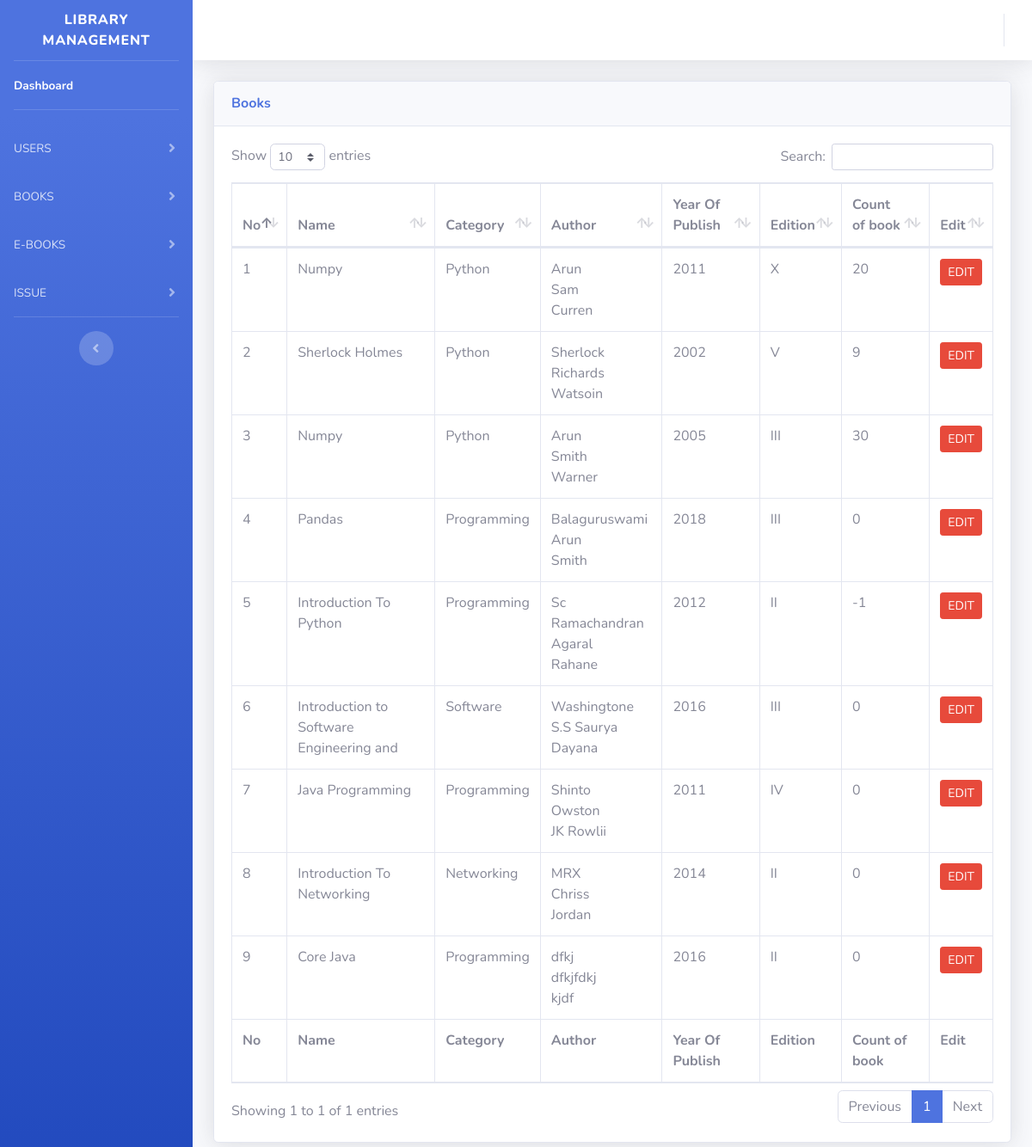
The app's page /templates/startbootstrap-sb-admin-2-gh-pages/admin_view Books.php (signed in) with its own data.
### tables this page shows
CREATE TABLE `book_table` (
  `book_id` int(10) NOT NULL,
  `category_id` int(10) NOT NULL,
  `book_title` varchar(40) NOT NULL,
  `book_author` varchar(40) NOT NULL,
  `second_author` varchar(40) NOT NULL,
  `third_author` varchar(40) NOT NULL,
  `book_count` int(20) NOT NULL,
  `year_of_publish` int(20) NOT NULL,
  `edition` varchar(20) NOT NULL,
  `isbn_no` int(20) NOT NULL,
  `book_status` varchar(20) NOT NULL
);

CREATE TABLE `book_category` (
  `category_id` int(10) NOT NULL,
  `category_name` varchar(40) NOT NULL,
  `status` varchar(20) NOT NULL
);

### templates/startbootstrap-sb-admin-2-gh-pages/admin_view Books.php (the view, shortened to what this page needs)
<?php
include('../startbootstrap-sb-admin-2-gh-pages/PHP/connection.php');
?>
<!DOCTYPE html>
<html lang="en">
<head>
    <link href="vendor/fontawesome-free/css/all.min.css" rel="stylesheet" type="text/css">
    <link href="css/sb-admin-2.min.css" rel="stylesheet">
     <link href="vendor/datatables/dataTables.bootstrap4.min.css" rel="stylesheet">
</head>
<body id="page-top">
    <div id="wrapper">
        <ul class="navbar-nav bg-gradient-primary sidebar sidebar-dark accordion" id="accordionSidebar">
            <a class="sidebar-brand d-flex align-items-center justify-content-center" href="Dashbord.php">
                <div class="sidebar-brand-text mx-3">Library Management </div>
            </a>
            <hr class="sidebar-divider my-0">
            <li class="nav-item active">
                <a class="nav-link" href="Dashbord.php">
                    <span>Dashboard</span></a>
            </li>
            <hr class="sidebar-divider">
            <li class="nav-item">
                <a class="nav-link collapsed" href="#" data-toggle="collapse" data-target="#collapseTwo"
                    aria-expanded="true" aria-controls="collapseTwo">
                    <span>USERS</span>
                </a>
            </li>
            <li class="nav-item">
                <a class="nav-link collapsed" href="#" data-toggle="collapse" data-target="#collapseUtilities"
                    aria-expanded="true" aria-controls="collapseUtilities">
                    <span>BOOKS</span>
                </a>
            </li>
            <li class="nav-item">
                <a class="nav-link collapsed" href="#" data-toggle="collapse" data-target="#One"
                    aria-expanded="true" aria-controls="collapseUtilities">
                    <span>E-BOOKS</span>
                </a>
            </li>
            <li class="nav-item">
                <a class="nav-link collapsed" href="#" data-toggle="collapse" data-target="#collapseUtilitie"
                    aria-expanded="true" aria-controls="collapseUtilities">
                    <span>ISSUE</span>
                </a>
            </li>
            <hr class="sidebar-divider">
            <div class="text-center d-none d-md-inline">
                <button class="rounded-circle border-0" id="sidebarToggle"></button>
            </div>
        </ul>
        <div id="content-wrapper" class="d-flex flex-column">
            <div id="content">
                <nav class="navbar navbar-expand navbar-light bg-white topbar mb-4 static-top shadow">
                    <ul class="navbar-nav ml-auto">
                    </ul>
                </nav>
                <div class="container-fluid">
                    <div class="card shadow mb-4">
                        <div class="card-header py-3">
                            <h6 class="m-0 font-weight-bold text-primary">Books</h6>
                        </div>
                        <div class="card-body">
                            <div class="table-responsive">
                                <table class="table table-bordered" id="dataTable" width="100%" cellspacing="0">
                                    <thead>
                                        <tr>
                                            <th>No</th>
                                            <th>Name</th>
                                            <th>Category</th>
                                            <th>Author</th>
                                            <th>Year Of Publish </th>
                                            <th>Edition</th>
                                            <th>Count of book</th>
                                            <th>Edit </th>
                                        </tr>
                                    </thead>
                                    <tfoot>
                                        <tr>
                                        <th>No</th>
                                            <th>Name</th>
                                            <th>Category</th>
                                            <th>Author</th>
                                            <th>Year Of Publish </th>
                                            <th>Edition</th>
                                            <th>Count of book</th>
                                            <th>Edit </th>
                                        </tr>
                                    </tfoot>
                            <?php
                            $sql = "SELECT b.book_id, b.category_id, b.book_title, b.book_author, b.second_author,
                                    b.third_author,b.year_of_publish, b.book_count, b.edition, b.book_status, c.category_name
                                    FROM book_table b,book_category c WHERE b.category_id = c.category_id and b.book_status = 'Active'";
                $result=mysqli_query($con,$sql);
                $count = 1;
                while($row = mysqli_fetch_array($result))
                {
                            ?>
                                    <tbody>
                                        <tr>
                                            <?php
                                            echo "<td>" .$count++ ."</td>";
                                            echo "<td>" .$row["book_title"] ."</td>";
                                            echo "<td>" .$row["category_name"]. "</td>";
                                            echo "<td>" .$row["book_author"] ."</br>"
                                            .$row["second_author"] . "</br>" .$row["third_author"] . "</td>";
                                            echo "<td>" .$row["year_of_publish"] ."</td>";
                                            echo "<td>" .$row["edition"] ."</td>";
                                            echo "<td>" .$row["book_count"] ."</td>" ;
                                            echo "<td class = 'Text-center'> <a href='admin_edit_book.php?x=" .$row['book_id']. " ' class = 'btn btn-danger btn-sm'> EDIT</a>";
                                            ?>
                                        </tr>
                                        </tbody>
                        <?php
                }
                ?>
                                </table>
                            </div>
                        </div>
                    </div>
                </div>
            </div>
        </div>
    </div>
</body>
</html>

### records on screen
book_table: book_title "Numpy", category.category_name "Python", book_author "Arun", second_author "Sam", third_author "Curren", year_of_publish "2011", edition "X", book_count "20"
book_table: book_title "Sherlock Holmes", category.category_name "Python", book_author "Sherlock", second_author "Richards", third_author "Watsoin", year_of_publish "2002", edition "V", book_count "9"
book_table: book_title "Numpy", category.category_name "Python", book_author "Arun", second_author "Smith", third_author "Warner", year_of_publish "2005", edition "III", book_count "30"
book_table: book_title "Pandas", category.category_name "Programming", book_author "Balaguruswami", second_author "Arun", third_author "Smith", year_of_publish "2018", edition "III", book_count "0"
book_table: book_title "Introduction To Python", category.category_name "Programming", book_author "Sc Ramachandran", second_author "Agaral", third_author "Rahane", year_of_publish "2012", edition "II", book_count "-1"
book_table: book_title "Introduction to Software Engineering and", category.category_name "Software", book_author "Washingtone", second_author "S.S Saurya", third_author "Dayana", year_of_publish "2016", edition "III", book_count "0"
book_table: book_title "Java Programming", category.category_name "Programming", book_author "Shinto", second_author "Owston", third_author "JK Rowlii", year_of_publish "2011", edition "IV", book_count "0"
book_table: book_title "Introduction To Networking", category.category_name "Networking", book_author "MRX", second_author "Chriss", third_author "Jordan", year_of_publish "2014", edition "II", book_count "0"
book_table: book_title "Core Java", category.category_name "Programming", book_author "dfkj", second_author "dfkjfdkj", third_author "kjdf", year_of_publish "2016", edition "II", book_count "0"
